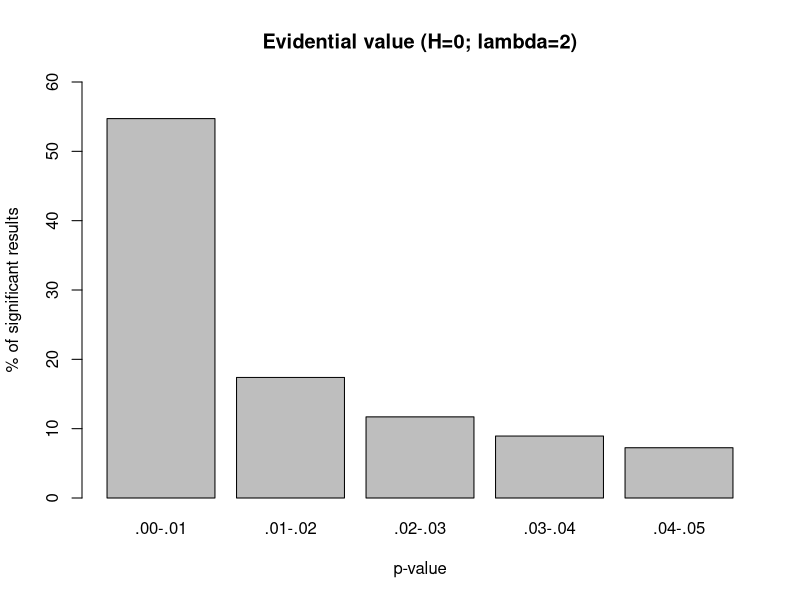

Recreate this plot in R.
lam <- 2                                        # publication propensity exp(lam*t)
e   <- seq(0, .05, .01)                         # p-value bin edges
q   <- qnorm(1 - e/2)                           # matching |t| cutoffs; q[1] = Inf
P   <- function(a, b) pnorm(b, lam) - pnorm(a, lam) + pnorm(-a, lam) - pnorm(-b, lam)
h   <- P(q[-1], q[-6]); h <- h/sum(h)           # p-curve given p < .05

barplot(100*h, names.arg = c(".00-.01", ".01-.02", ".02-.03", ".03-.04", ".04-.05"),
        ylab = "% of significant results", xlab = "p-value", ylim = c(0, 60),
        main = "Evidential value (H=0; lambda=2)")

t <- seq(-8, 12, .001)                          # the proposition, numerically
f <- exp(lam*t)*dnorm(t); f <- f/(sum(f)*.001)  # tilt the null t-curve
max(abs(f - dnorm(t, lam)))                     # ~1e-16: exactly N(2,1)
